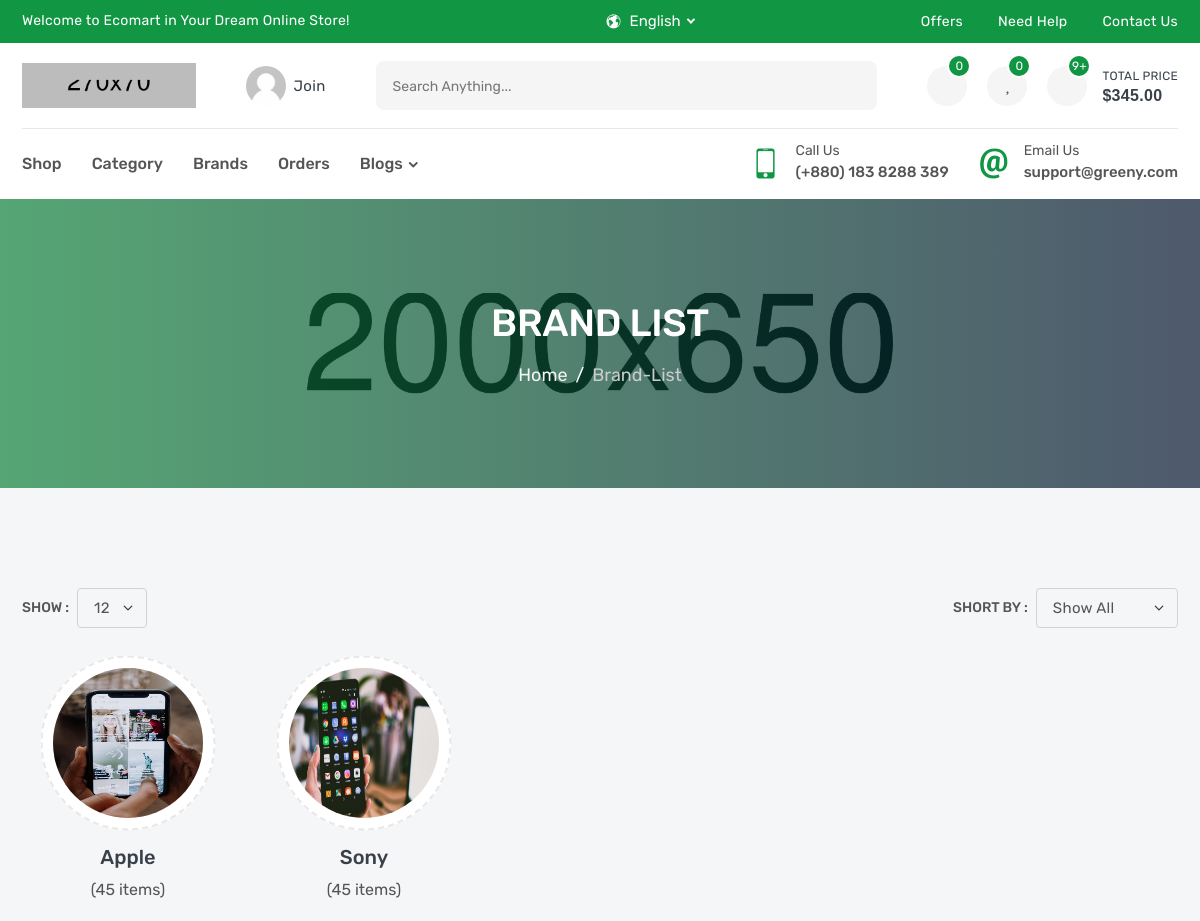
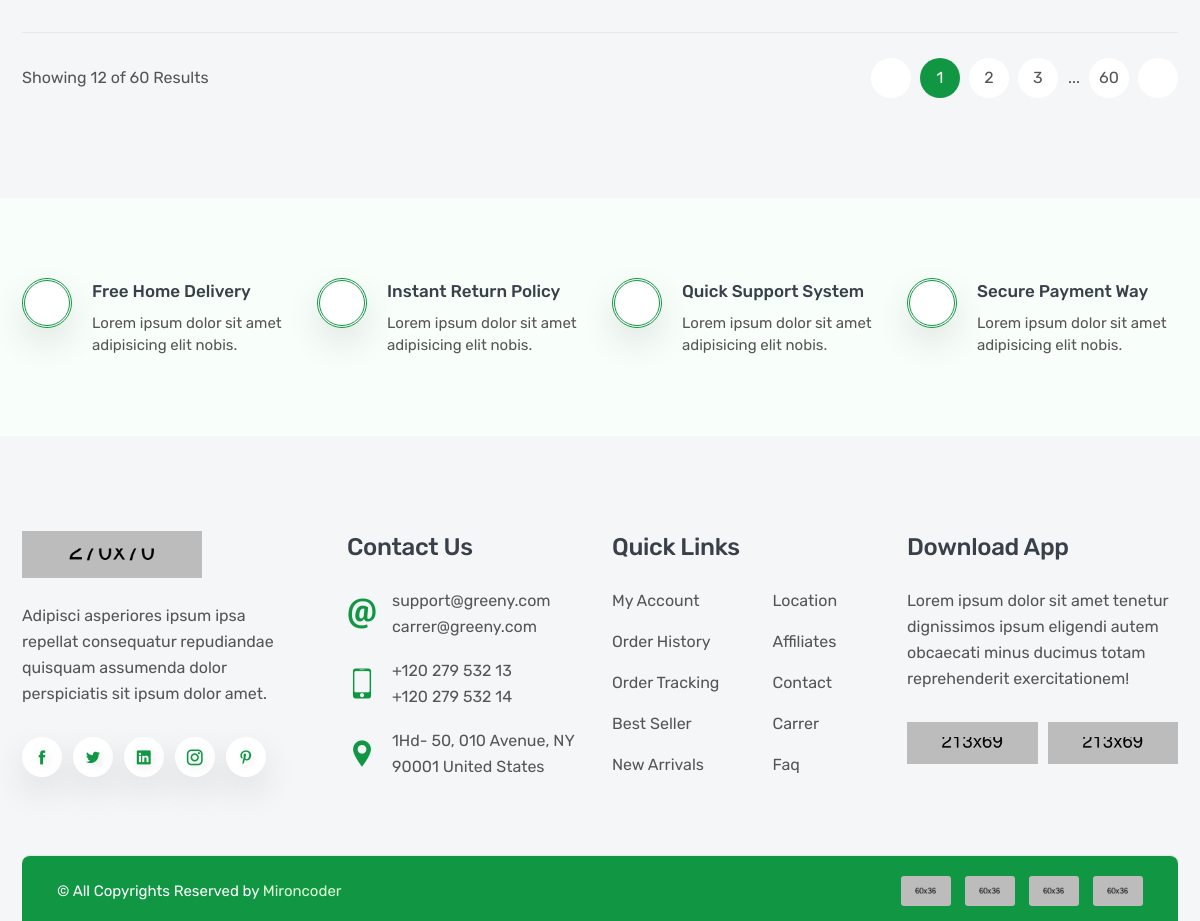
/products/brand/, run on the app's committed database (2 pictures, top to bottom).
### products/models.py (models this page shows, shortened)
class Brand(models.Model):
    name = models.CharField(_('Name'),max_length=100)
    image = models.ImageField(_('Image'),upload_to='brand/')
    category = models.ForeignKey(Category,verbose_name=_('Category'), related_name='brand_category',on_delete=models.CASCADE)
    slug = models.SlugField(null=True,blank=True)
    def __str__(self):
        return self.name

### products/views.py (the view)
# urls.py: path('brand/' , BrandList.as_view(),name='brand_list'),
class BrandList(ListView):
    model = Brand
    extra_context = {
        'categories' : Category.objects.all() }

### products/models.py (called while the page is built)
    def __str__(self):
        return self.name

### products/templates/products/brand_list.html (shortened to what this page needs)
{% extends 'base.html' %}
{% load static %}
{% block css %}
   <link rel="stylesheet" href="{% static 'css/brand-list.css' %} ">
{% endblock css %}
{% block body %}
        <section class="inner-section single-banner" style="background: url(images/single-banner.jpg) no-repeat center;">
            <div class="container">
                <h2>brand list</h2>
                <ol class="breadcrumb">
                    <li class="breadcrumb-item"><a href="index.html">Home</a></li>
                    <li class="breadcrumb-item active" aria-current="page">brand-list</li>
                </ol>
            </div>
        </section>
        <section class="inner-section">
            <div class="container">
                <div class="row">
                    <div class="col-lg-12">
                        <div class="top-filter">
                            <div class="filter-show">
                                <label class="filter-label">Show :</label>
                                <select class="form-select filter-select">
                                    <option value="1">12</option>
                                </select>
                            </div>
                            <div class="filter-short">
                                <label class="filter-label">Short by :</label>
                                <select class="form-select filter-select isotope-select">
                                    <option value="*">show all</option>
                                </select>
                            </div>
                        </div>
                    </div>
                </div>
                <div class="row row-cols-2 row-cols-md-3 row-cols-lg-4 row-cols-xl-5 isotope-items">
                    {% for brand in object_list %}
                      <div class="col all {{brand.category}}">
                        <div class="brand-wrap">
                            <div class="brand-media">
                                <img src="{{brand.image.url}}" alt="brand">
                            </div>
                            <div class="brand-meta">
                                <h4>{{brand}}</h4>
                                <p>(45 items)</p>
                            </div>
                        </div>
                      </div>
                    {% endfor %}
                </div>
                <div class="row">
                    <div class="col-lg-12">
                        <div class="bottom-paginate">
                            <p class="page-info">Showing 12 of 60 Results</p>
                            <ul class="pagination">
                                <li class="page-item">
                                    <a class="page-link" href="#">
                                        <i class="fas fa-long-arrow-alt-left"></i>
                                    </a>
                                </li>
                                <li class="page-item"><a class="page-link active" href="#">1</a></li>
                                <li class="page-item"><a class="page-link" href="#">2</a></li>
                                <li class="page-item"><a class="page-link" href="#">3</a></li>
                                <li class="page-item">...</li>
                                <li class="page-item"><a class="page-link" href="#">60</a></li>
                                <li class="page-item">
                                    <a class="page-link" href="#">
                                        <i class="fas fa-long-arrow-alt-right"></i>
                                    </a>
                                </li>
                            </ul>
                        </div>
                    </div>
                </div>
            </div>
        </section>
        {% endblock body %}

### static/css/brand-list.css (style rules this page uses)
.brand-wrap { padding: 15px 0px 50px; }
.brand-media { margin-bottom: 25px; }

### data on the page
Brand: image (picture), name "Apple"
Brand: image (picture), name "Sony"
